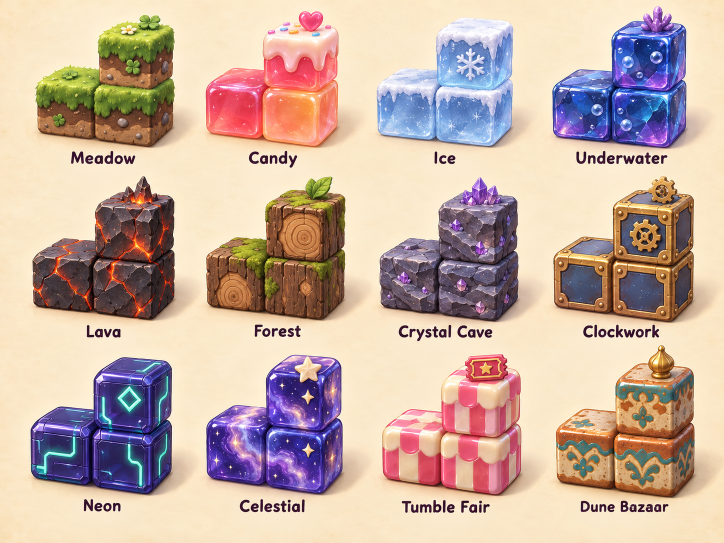
#> input picture assets/art/reference/style/13_biome_blocks.png, 1448 x 1086 px, found by its file name (shown at 1/2 size)
$ python make_side_by_side.py
#> lines starting #> are read from the running program, lines starting #| are printed output that depends on the picture; pictures that were not available may be replaced by others from this repository, and a replacement may not be noted
# Builds the labelled reference-vs-prototype evidence images. Run: python3 prototypes/style_rnd/make_side_by_side.py
import os
from PIL import Image, ImageDraw, ImageFont
R = "assets/art/reference/style/"
E = "production/qa/evidence/style-rnd/"
FONT = ImageFont.truetype("prototypes/style_rnd/fonts/LilitaOne-Regular.ttf", 30)

def pair(ref, ref_box, ours, ours_box, out, h=720, labels=("REFERENCE", "PROTOTYPE (Godot Compatibility)")):
#> called with ref_box = (40, 20, 380, 300), ours_box = (330, 20, 1000, 640), out = 'a_block_vs_ref13.png', h = 560
    a = Image.open(ref).convert("RGB"); a = a.crop(ref_box) if ref_box else a
#> in pair, a is the input picture: PIL image 1448x1086 RGB; mean R, G, B 200, 176, 162.7
    b = Image.open(ours).convert("RGBA"); b = b.crop(ours_box) if ours_box else b
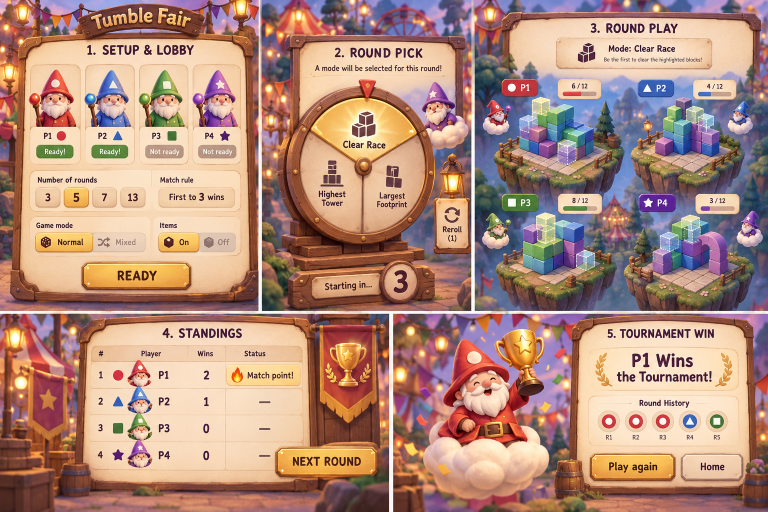
#> input picture assets/art/reference/style/14_tournament_flow.png, 1536 x 1024 px, given in place of a_block_compat.png, which was not available (shown at 1/2 size)
    if b.mode == "RGBA":
        bg = Image.new("RGB", b.size, (243, 230, 200)); bg.paste(b, mask=b.split()[3]); b = bg
    a = a.resize((int(a.width * h / a.height), h)); b = b.resize((int(b.width * h / b.height), h))
    s = Image.new("RGB", (a.width + b.width + 30, h + 60), (59, 35, 70))
    s.paste(a, (10, 50)); s.paste(b, (a.width + 20, 50))
    d = ImageDraw.Draw(s)
    d.text((14, 8), labels[0], font=FONT, fill=(246, 231, 196)); d.text((a.width + 24, 8), labels[1], font=FONT, fill=(248, 200, 64))
    s.save(E + out); print("wrote", E + out, s.size)
#| wrote production/qa/evidence/style-rnd/a_block_vs_ref13.png (1315, 620)

pair(R + "13_biome_blocks.png", (40, 20, 380, 300), E + "a_block_compat.png", (330, 20, 1000, 640), "a_block_vs_ref13.png", 560)
pair(R + "05_select_mode_a.jpg", (40, 100, 1160, 880), E + "b_ninepatch_ui.png", None, "b_ninepatch_vs_ref05.png", 560)
#> call 2 of pair, with ref_box = (40, 100, 1160, 880), out = 'b_ninepatch_vs_ref05.png', h = 560
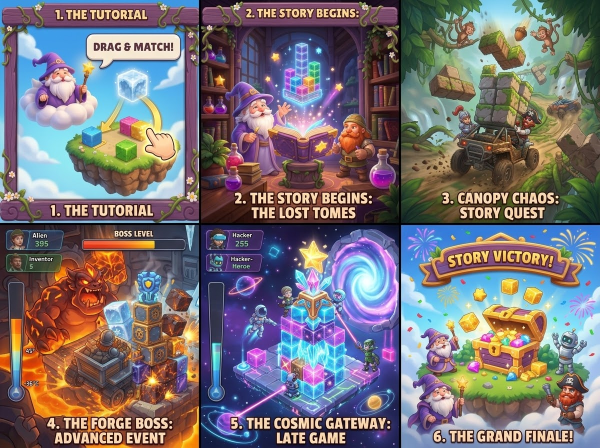
#> input picture assets/art/reference/style/02_story_beats.jpg, 1200 x 896 px, given in place of 05_select_mode_a.jpg, which was not available (shown at 1/2 size)
#> in pair, a is the input picture: PIL image 1200x896 RGB; mean R, G, B 119.4, 112.6, 117.7
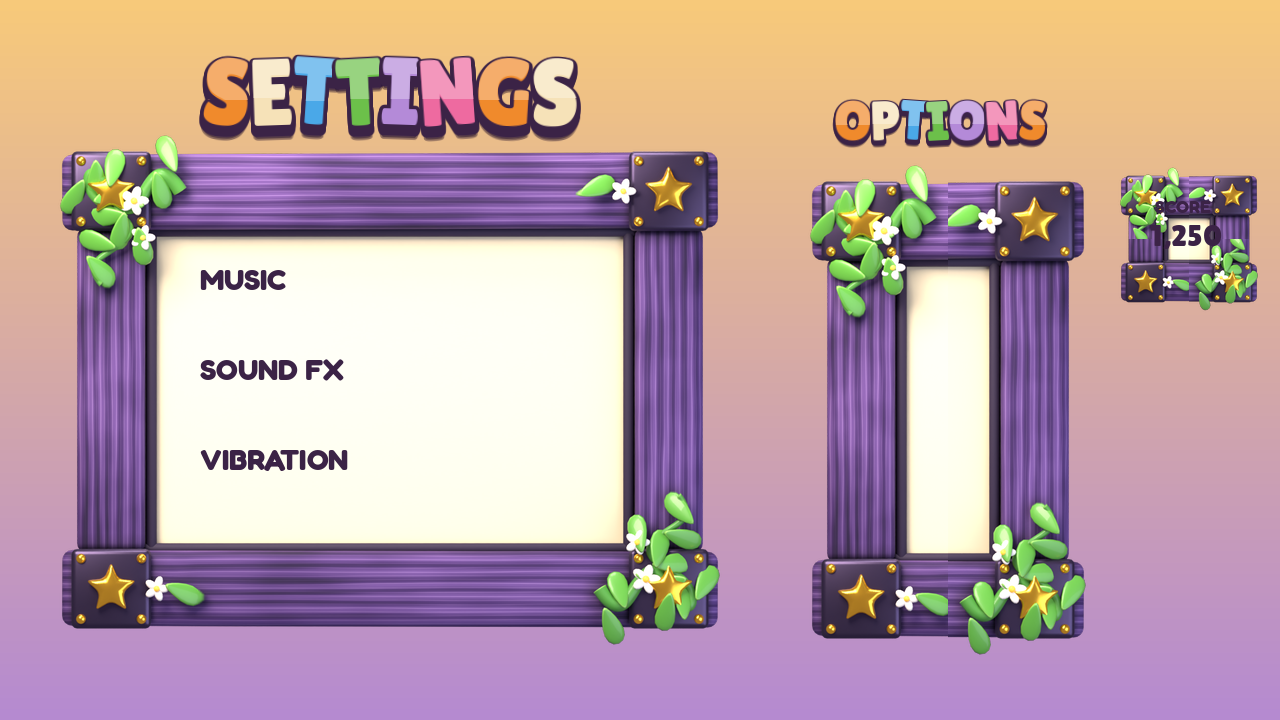
#> input picture production/qa/evidence/style-rnd/b_ninepatch_ui.png, 1280 x 720 px, found by its file name
#> in pair, b is the input picture: PIL image 1280x720 RGBA; mean R, G, B, A 189, 160.9, 163.4, 255
#| wrote production/qa/evidence/style-rnd/b_ninepatch_vs_ref05.png (1829, 620)
pair(R + "08_settings_options_tall.jpg", (0, 0, 600, 896), "prototypes/style_rnd/renders/frame_purple_vine.png", None, "b_blender_frame_vs_ref08.png", 560, ("REFERENCE", "PROTOTYPE (Blender Cycles render, 1024px)"))
#> call 3 of pair, with ref_box = (0, 0, 600, 896), out = 'b_blender_frame_vs_ref08.png', h = 560
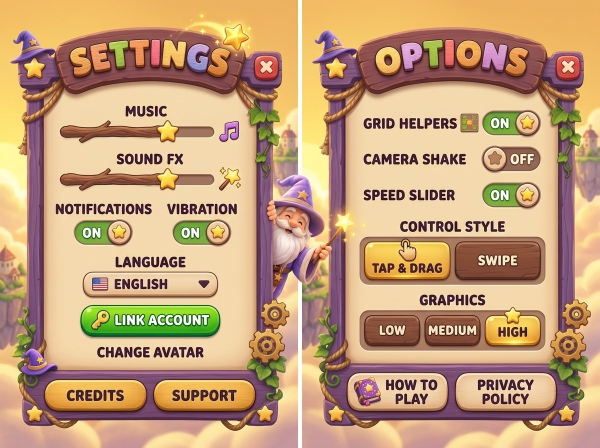
#> input picture assets/art/reference/style/08_settings_options_tall.jpg, 1200 x 896 px, found by its file name (shown at 1/2 size)
#> in pair, a is the input picture: PIL image 1200x896 RGB; mean R, G, B 194.6, 157.6, 120.7
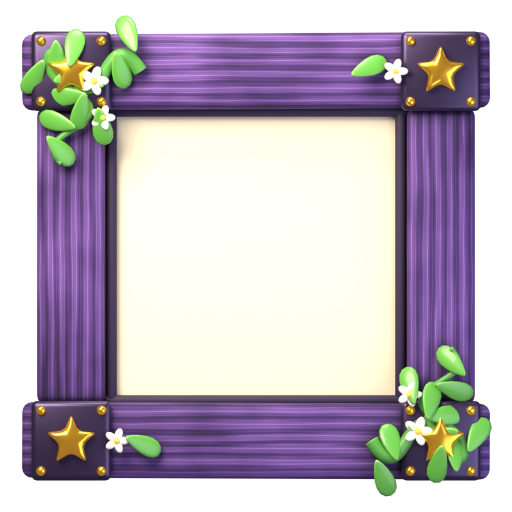
#> input picture prototypes/style_rnd/renders/frame_purple_vine.png, 1024 x 1024 px, found by its file name (shown at 1/2 size)
#> in pair, b is the input picture: PIL image 1024x1024 RGBA; mean R, G, B, A 128.2, 120, 129.2, 195
#> in pair (call 3), `s.save(E + out)`:
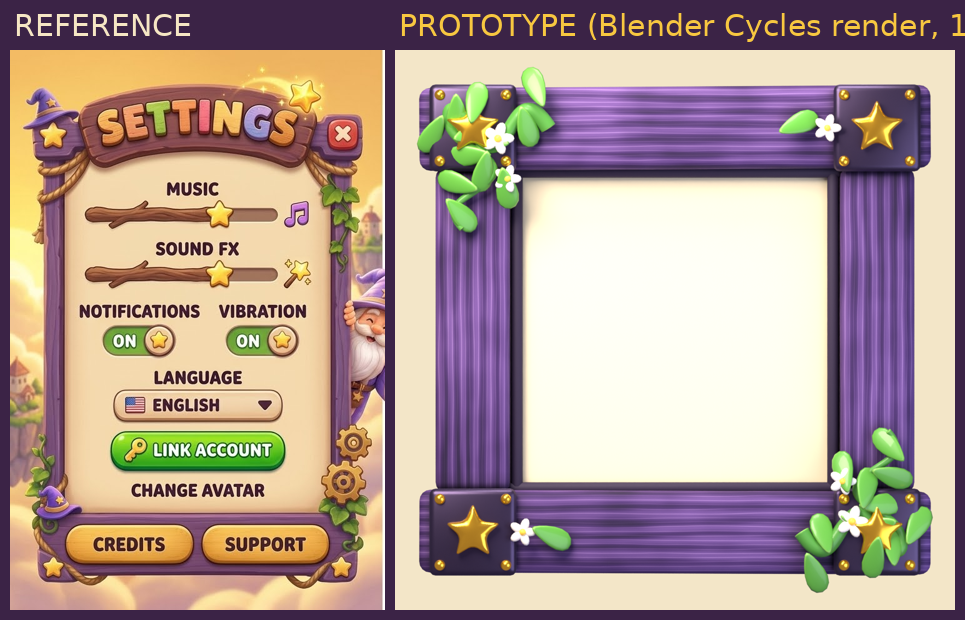
#> saved as b_blender_frame_vs_ref08.png: PIL image 965x620 RGB; mean R, G, B 174.7, 153.4, 144
#| wrote production/qa/evidence/style-rnd/b_blender_frame_vs_ref08.png (965, 620)
pair(R + "15_title_and_hud.png", (425, 0, 838, 941), E + "c_island_meadow.png", None, "c_island_meadow_vs_ref15.png", 900)
#> call 4 of pair, with ref_box = (425, 0, 838, 941), out = 'c_island_meadow_vs_ref15.png', h = 900
#> in pair (call 4), `a = a.crop(ref_box) if ref_box else a`:
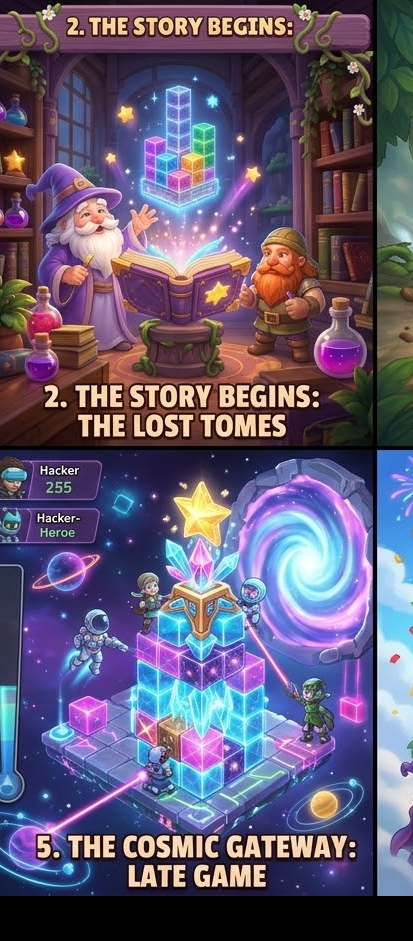
#> a: PIL image 413x941 RGB; mean R, G, B 97.8, 89, 115.7
#> (the run stopped early here; a loop or call above may not have finished)
